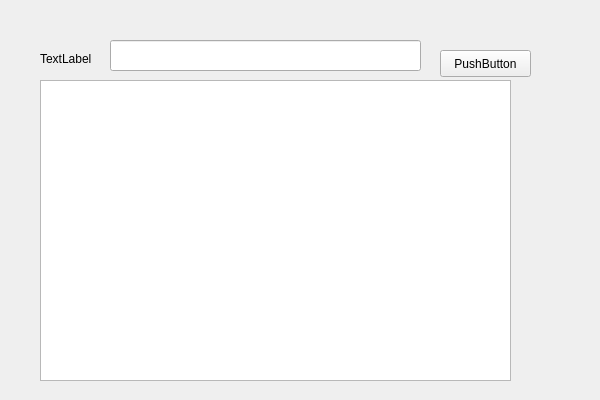
<?xml version="1.0" encoding="UTF-8"?>
<ui version="4.0">
 <class>TextFinder</class>
 <widget class="QWidget" name="TextFinder">
  <property name="geometry">
   <rect>
    <x>0</x>
    <y>0</y>
    <width>600</width>
    <height>400</height>
   </rect>
  </property>
  <property name="windowTitle">
   <string>TextFinder</string>
  </property>
  <widget class="QLabel" name="label">
   <property name="geometry">
    <rect>
     <x>40</x>
     <y>50</y>
     <width>62</width>
     <height>17</height>
    </rect>
   </property>
   <property name="text">
    <string>TextLabel</string>
   </property>
  </widget>
  <widget class="QLineEdit" name="lineEdit">
   <property name="geometry">
    <rect>
     <x>110</x>
     <y>40</y>
     <width>311</width>
     <height>31</height>
    </rect>
   </property>
  </widget>
  <widget class="QPushButton" name="pushButton">
   <property name="geometry">
    <rect>
     <x>440</x>
     <y>50</y>
     <width>91</width>
     <height>27</height>
    </rect>
   </property>
   <property name="text">
    <string>PushButton</string>
   </property>
  </widget>
  <widget class="QTextEdit" name="textEdit">
   <property name="geometry">
    <rect>
     <x>40</x>
     <y>80</y>
     <width>471</width>
     <height>301</height>
    </rect>
   </property>
  </widget>
 </widget>
 <layoutdefault spacing="6" margin="11"/>
 <resources/>
 <connections/>
</ui>
